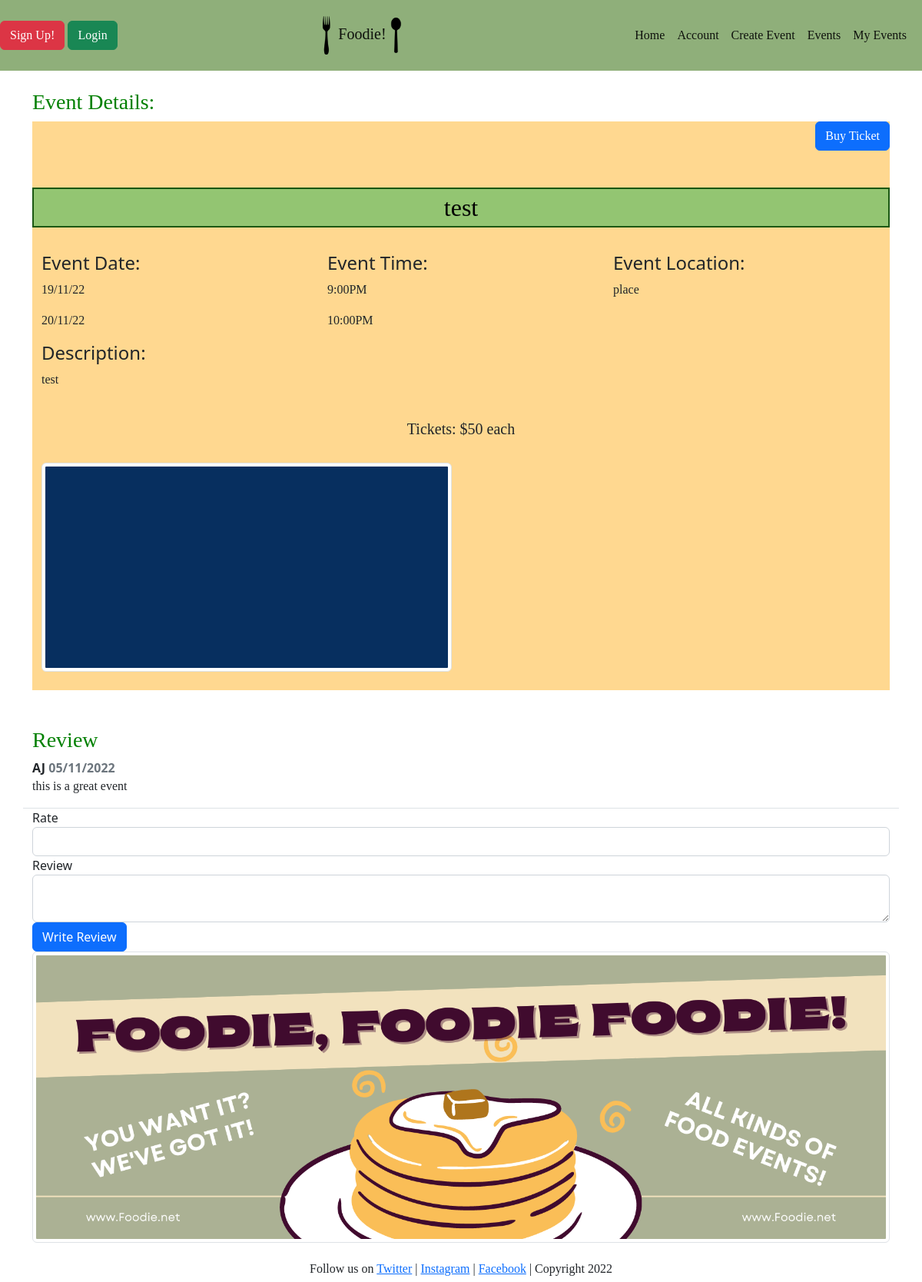
The app's page /events/2, older data.
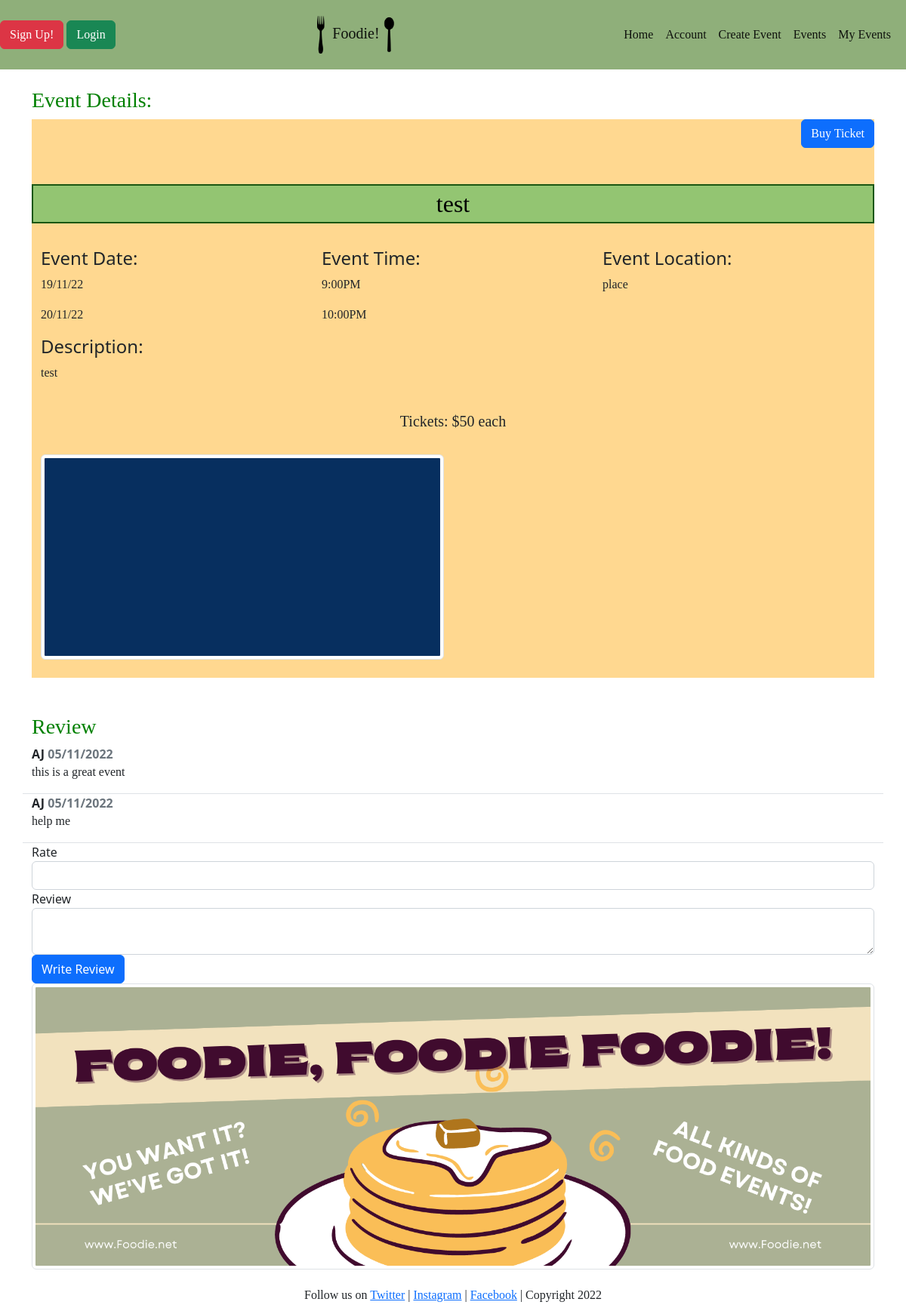
The same page, newer data.
### models.py (models this page shows, shortened)
class Event(db.Model):
    __tablename__ = 'events'
    id = db.Column(db.Integer, primary_key=True)
    owner_id = db.Column(db.Integer, db.ForeignKey('users.id'))
    name = db.Column(db.String(100))
    status = db.Column(db.Integer)
    description = db.Column(db.String(1000))
    date_start = db.Column(db.String(20))
    date_end = db.Column(db.String(20))
    image = db.Column(db.String(400))
    time_start = db.Column(db.String(10))
    time_end = db.Column(db.String(10))
    address = db.Column(db.String(100))
    city = db.Column(db.String(50))
    state = db.Column(db.String(50))
    zip = db.Column(db.String(6))
    capacity = db.Column(db.Integer)
    ticket_price = db.Column(db.Integer)
    reviews = db.relationship('Review', backref='event')

class Review(db.Model):
    __tablename__ = 'reviews'
    id = db.Column(db.Integer, primary_key=True)
    event_id = db.Column(db.Integer, db.ForeignKey('events.id'))
    user_id = db.Column(db.Integer, db.ForeignKey('users.id'))
    date = db.Column(db.String(20), nullable=False)
    rating = db.Column(db.Integer)
    review = db.Column(db.String(500))
    user = db.relationship('User')

class User(db.Model, UserMixin):
    __tablename__ = 'users'
    id = db.Column(db.Integer, primary_key=True)
    name = db.Column(db.String(100), index=True, unique=True, nullable=False)
    emailid = db.Column(db.String(100), index=True, nullable=False)
    ph_number = db.Column(db.Integer, nullable=False)
    password_hash = db.Column(db.String(255), nullable=False)

### events.py (the view)
@bp.route('/<id>',  methods=['GET', 'POST'])
def show(id):
    event = Event.query.filter_by(id=id).first()
    return render_template('event_details.html', event=event, review_form=ReviewForm(), ticket_form=BuyTicketForm())

### forms.py
class ReviewForm(FlaskForm):
    rate = IntegerField('Rate', [validators.NumberRange(
        min=1, max=5, message="The rating should be from 1 to 5")])
    review = TextAreaField('Review', [InputRequired()])
    submit = SubmitField('Write Review')

class BuyTicketForm(FlaskForm):
    ticket_amount = IntegerField('How many: ', validators=[InputRequired()])
    date = StringField('Date:', validators=[InputRequired()])
    submit = SubmitField("Buy")

### templates/event_details.html (shortened to what this page needs)
{% extends "base.html" %}
{% import "bootstrap/form.html" as wtf %}
{% block content %}
<br>
<div class="container">
  <h3>Event Details:</h3>
  {% if event.status == 1 %}
  <div style="background-color: rgb(255, 203, 107, 0.75)">
    <div class="container2">
      <button type="button" class="btn btn-primary" data-toggle="modal" data-target="#exampleModalCenter">
        Buy Ticket
      </button>
    </div>
    {% endif %}
    <br>
    <br>
    <h2>{{event.name}}</h2><br>
    <div class="container">
      <div class="row">
        <div class="col-lg">
          <h4>Event Date:</h4>
          <p>{{event.date_start}}</p>
          <p>{{event.date_end}}</p>
        </div>
        <div class="col-lg">
          <h4>Event Time:</h4>
          <p>{{event.time_start}}</p>
          <p>{{event.time_end}}</p>
        </div>
        <div class="col-lg">
          <h4>Event Location:</h4>
          <p>{{event.address}}</p>
        </div>
      </div>
      <h4>Description:</h4>
      <p>{{event.description}}
      </p>
      <br>
      <h5>Tickets: ${{event.ticket_price}} each</h5>
      <br>
      <div class="row">
        <div class="col-6">
          <img src="{{event.image}}" height="400px" width="600px" class="img-thumbnail">
        </div>
      </div>
    </div>
    <br>
  </div>
</div>
<br>
<div id="review" class="container"><br>
  <h3>Review</h3>
  {% for review in event.reviews %}
  <div class="row border-bottom">
    <div class="col-md-12">
      <b>{{ review.user.name}} <span class="ml-2 text-muted">{{ (review.date) }}</span></b>
      <p>{{ review.review }}</p>
    </div>
  </div>
  {% endfor %}
  <form class="form" action="/events/{{event.id}}/review" method="POST" class="form" role="form">
    {{wtf.render_form(review_form)}}
  </form>
</div>
{% endblock %}

### templates/base.html (shortened to what this page needs)
<!doctype html>
<html lang="en">
    <head>
        <link href="https://cdn.jsdelivr.net/npm/bootstrap@5.2.1/dist/css/bootstrap.min.css" rel="stylesheet"
>
        <link href="CSS\styles.css" rel="stylesheet" type="text/css">
    </head>
    <body>
        <header>
          <nav class="navbar navbar-light" style="background-color:#8faf7a;">
            {% if current_user.is_authenticated %}
              <form class="form-inline">
                {{current_user.name}}
                <a class="btn btn-success" href="{{ url_for('auth.logout') }}"type="button" style="font-family:Cambria, Cochin, Georgia, Times, 'Times New Roman', serif;">Logout</a>
              </form>
            {% else %}
            <form class="form-inline">
              <a class="btn btn-danger" href="{{ url_for('auth.register') }}" type="button" style="font-family:Cambria, Cochin, Georgia, Times, 'Times New Roman', serif;">Sign Up!</a>
              <a class="btn btn-success" href="{{ url_for('auth.login') }}" type="button" style="font-family:Cambria, Cochin, Georgia, Times, 'Times New Roman', serif;">Login</a>
            </form>
            {% endif %}
              <nav class="navbar navbar-light">
                <div class="container-fluid">
                  <a class="navbar-brand" style="font-family:Cambria, Cochin, Georgia, Times, 'Times New Roman', serif;">
                    <img src="\static\img\fork-logo.png" class="fork" width="30" height="80">
                      Foodie!
                    <img src="\static\img\spoon-logo.png" class="spoon" width="30" height="80">
                  </a>
                </div>
              </nav>
              <nav class="navbar navbar-expand-lg" style="background-color:#8faf7a">
                <div class="container-fluid">
                  <div class="collapse navbar-collapse" style="font-family:Cambria, Cochin, Georgia, Times, 'Times New Roman', serif;" id="navbarNav">
                    <ul class="navbar-nav">
                      <li class="nav-item">
                        <a class="nav-link active" href="{{url_for('main.index')}}">Home</a>
                      </li>
                      <li class="nav-item">
                        <a class="nav-link active" href="{{url_for('main.booking_history')}}">Account</a>
                      </li>
                      <li class="nav-item">
                        <a class="nav-link active" href="{{url_for('event.create_update')}}">Create Event</a>
                      </li>
                      <li class="nav-item">
                        <a class="nav-link active" a href="{{url_for('main.all_events')}}">Events</a>
                      </li>
                      <li class="nav-item">
                        <a class="nav-link active" a href="{{url_for('main.my_events')}}">My Events</a>
                      </li>
                    </ul>
                  </div>
                </div>
              </nav>
          </nav>
        </header>
        {% block content %}
        {% endblock %}
<div class="container">
<img src="\static\img\foodie.png" class="img-thumbnail">
</div>
<footer>
<br>
<h6>Follow us on <a href="#">Twitter</a> | <a href="#">Instagram</a> | <a href="#">Facebook</a> | Copyright 2022</h6>
</footer>
</body>
</html>

### static/css/styles.css (style rules this page uses)
h3 { color: green;font-family:Cambria, Cochin, Georgia, Times, 'Times New Roman', serif; }
h2 { text-align: center;font-family:Cambria, Cochin, Georgia, Times, 'Times New Roman', serif; }
h5 { text-align: center;font-family:Cambria, Cochin, Georgia, Times, 'Times New Roman', serif; }
.fork { height: 50px; width: 15px }
.spoon { height: 50px; width: 15px; }
h6 { text-align: center;font-family:Cambria, Cochin, Georgia, Times, 'Times New Roman', serif; }
.container2 { text-align: right;font-family:Cambria, Cochin, Georgia, Times, 'Times New Roman', serif; }

### templates/base.html (style rules this page uses)
h3 { color: green;font-family:Cambria, Cochin, Georgia, Times, 'Times New Roman', serif; }
h2 { text-align: center; border-width:2px; border-style:solid; border-color:rgb(26, 87, 18); padding:5px; background: #93C572; color: black; font-family:Cambria, Cochin, Georgia, Times, 'Times New Roman', serif; }
h5 { text-align: center;font-family:Cambria, Cochin, Georgia, Times, 'Times New Roman', serif; }
.fork { height: 50px; width: 15px }
.spoon { height: 50px; width: 15px; }
h6 { text-align: center;font-family:Cambria, Cochin, Georgia, Times, 'Times New Roman', serif; }
p { font-family:Cambria, Cochin, Georgia, Times, 'Times New Roman', serif; }

Row changes from the older to the newer data that the page shows:
added Review: user.name "AJ", date "05/11/2022", review "help me"
